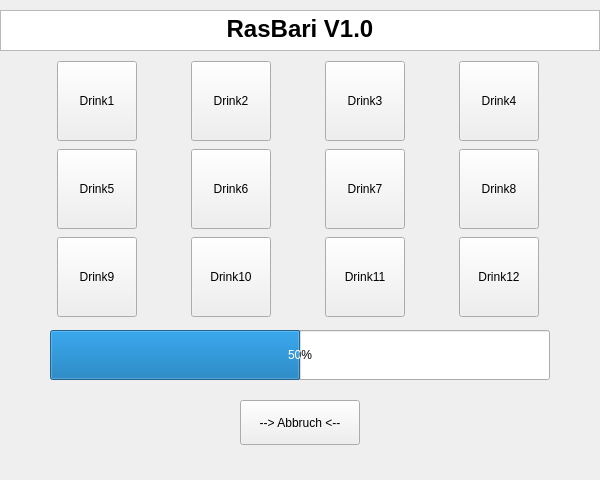
<?xml version="1.0" encoding="UTF-8"?>
<ui version="4.0">
 <class>GUI</class>
 <widget class="QMainWindow" name="GUI">
  <property name="geometry">
   <rect>
    <x>0</x>
    <y>0</y>
    <width>600</width>
    <height>480</height>
   </rect>
  </property>
  <property name="sizePolicy">
   <sizepolicy hsizetype="Preferred" vsizetype="Preferred">
    <horstretch>0</horstretch>
    <verstretch>0</verstretch>
   </sizepolicy>
  </property>
  <property name="minimumSize">
   <size>
    <width>600</width>
    <height>480</height>
   </size>
  </property>
  <property name="maximumSize">
   <size>
    <width>600</width>
    <height>480</height>
   </size>
  </property>
  <property name="windowTitle">
   <string>Rasbari</string>
  </property>
  <property name="animated">
   <bool>true</bool>
  </property>
  <widget class="QWidget" name="centralwidget">
   <widget class="QTextBrowser" name="Titel">
    <property name="geometry">
     <rect>
      <x>0</x>
      <y>10</y>
      <width>600</width>
      <height>41</height>
     </rect>
    </property>
    <property name="html">
     <string>&lt;!DOCTYPE HTML PUBLIC &quot;-//W3C//DTD HTML 4.0//EN&quot; &quot;http://www.w3.org/TR/REC-html40/strict.dtd&quot;&gt;
&lt;html&gt;&lt;head&gt;&lt;meta name=&quot;qrichtext&quot; content=&quot;1&quot; /&gt;&lt;style type=&quot;text/css&quot;&gt;
p, li { white-space: pre-wrap; }
&lt;/style&gt;&lt;/head&gt;&lt;body style=&quot; font-family:'Ubuntu'; font-size:11pt; font-weight:400; font-style:normal;&quot;&gt;
&lt;p align=&quot;center&quot; style=&quot; margin-top:0px; margin-bottom:0px; margin-left:0px; margin-right:0px; -qt-block-indent:0; text-indent:0px;&quot;&gt;&lt;span style=&quot; font-size:18pt; font-weight:600;&quot;&gt;RasBari V1.0&lt;/span&gt;&lt;/p&gt;&lt;/body&gt;&lt;/html&gt;</string>
    </property>
   </widget>
   <widget class="QWidget" name="gridLayoutWidget">
    <property name="geometry">
     <rect>
      <x>9</x>
      <y>59</y>
      <width>581</width>
      <height>261</height>
     </rect>
    </property>
    <layout class="QGridLayout" name="AuswahlGrid">
     <item row="3" column="2">
      <widget class="QPushButton" name="Drink3_2">
       <property name="minimumSize">
        <size>
         <width>80</width>
         <height>80</height>
        </size>
       </property>
       <property name="maximumSize">
        <size>
         <width>80</width>
         <height>80</height>
        </size>
       </property>
       <property name="text">
        <string>Drink11</string>
       </property>
      </widget>
     </item>
     <item row="2" column="1">
      <widget class="QPushButton" name="Drink2_1">
       <property name="minimumSize">
        <size>
         <width>80</width>
         <height>80</height>
        </size>
       </property>
       <property name="maximumSize">
        <size>
         <width>80</width>
         <height>80</height>
        </size>
       </property>
       <property name="text">
        <string>Drink6</string>
       </property>
      </widget>
     </item>
     <item row="0" column="3">
      <widget class="QPushButton" name="Drink4_0">
       <property name="minimumSize">
        <size>
         <width>80</width>
         <height>80</height>
        </size>
       </property>
       <property name="maximumSize">
        <size>
         <width>80</width>
         <height>80</height>
        </size>
       </property>
       <property name="text">
        <string>Drink4</string>
       </property>
      </widget>
     </item>
     <item row="2" column="3">
      <widget class="QPushButton" name="Drink4_1">
       <property name="minimumSize">
        <size>
         <width>80</width>
         <height>80</height>
        </size>
       </property>
       <property name="maximumSize">
        <size>
         <width>80</width>
         <height>80</height>
        </size>
       </property>
       <property name="text">
        <string>Drink8</string>
       </property>
      </widget>
     </item>
     <item row="3" column="3">
      <widget class="QPushButton" name="Drink4_2">
       <property name="minimumSize">
        <size>
         <width>80</width>
         <height>80</height>
        </size>
       </property>
       <property name="maximumSize">
        <size>
         <width>80</width>
         <height>80</height>
        </size>
       </property>
       <property name="text">
        <string>Drink12</string>
       </property>
      </widget>
     </item>
     <item row="0" column="2">
      <widget class="QPushButton" name="Drink3_0">
       <property name="minimumSize">
        <size>
         <width>80</width>
         <height>80</height>
        </size>
       </property>
       <property name="maximumSize">
        <size>
         <width>80</width>
         <height>80</height>
        </size>
       </property>
       <property name="text">
        <string>Drink3</string>
       </property>
      </widget>
     </item>
     <item row="3" column="0">
      <widget class="QPushButton" name="Drink1_3">
       <property name="minimumSize">
        <size>
         <width>80</width>
         <height>80</height>
        </size>
       </property>
       <property name="maximumSize">
        <size>
         <width>80</width>
         <height>80</height>
        </size>
       </property>
       <property name="text">
        <string>Drink9</string>
       </property>
      </widget>
     </item>
     <item row="2" column="2">
      <widget class="QPushButton" name="Drink3_1">
       <property name="minimumSize">
        <size>
         <width>80</width>
         <height>80</height>
        </size>
       </property>
       <property name="maximumSize">
        <size>
         <width>80</width>
         <height>80</height>
        </size>
       </property>
       <property name="text">
        <string>Drink7</string>
       </property>
      </widget>
     </item>
     <item row="2" column="0">
      <widget class="QPushButton" name="Drink1_2">
       <property name="minimumSize">
        <size>
         <width>80</width>
         <height>80</height>
        </size>
       </property>
       <property name="maximumSize">
        <size>
         <width>80</width>
         <height>80</height>
        </size>
       </property>
       <property name="text">
        <string>Drink5</string>
       </property>
      </widget>
     </item>
     <item row="3" column="1">
      <widget class="QPushButton" name="Drink2_2">
       <property name="minimumSize">
        <size>
         <width>80</width>
         <height>80</height>
        </size>
       </property>
       <property name="maximumSize">
        <size>
         <width>80</width>
         <height>80</height>
        </size>
       </property>
       <property name="text">
        <string>Drink10</string>
       </property>
      </widget>
     </item>
     <item row="0" column="1">
      <widget class="QPushButton" name="Drink2_0">
       <property name="minimumSize">
        <size>
         <width>80</width>
         <height>80</height>
        </size>
       </property>
       <property name="maximumSize">
        <size>
         <width>80</width>
         <height>80</height>
        </size>
       </property>
       <property name="text">
        <string>Drink2</string>
       </property>
      </widget>
     </item>
     <item row="0" column="0">
      <widget class="QPushButton" name="Drink1_0">
       <property name="sizePolicy">
        <sizepolicy hsizetype="Expanding" vsizetype="Expanding">
         <horstretch>0</horstretch>
         <verstretch>0</verstretch>
        </sizepolicy>
       </property>
       <property name="minimumSize">
        <size>
         <width>80</width>
         <height>80</height>
        </size>
       </property>
       <property name="maximumSize">
        <size>
         <width>80</width>
         <height>80</height>
        </size>
       </property>
       <property name="text">
        <string>Drink1</string>
       </property>
       <property name="autoRepeat">
        <bool>false</bool>
       </property>
      </widget>
     </item>
    </layout>
   </widget>
   <widget class="QProgressBar" name="Vortschritt">
    <property name="geometry">
     <rect>
      <x>50</x>
      <y>330</y>
      <width>500</width>
      <height>50</height>
     </rect>
    </property>
    <property name="value">
     <number>50</number>
    </property>
    <property name="textDirection">
     <enum>QProgressBar::TopToBottom</enum>
    </property>
   </widget>
   <widget class="QPushButton" name="Abbruch">
    <property name="geometry">
     <rect>
      <x>240</x>
      <y>400</y>
      <width>120</width>
      <height>45</height>
     </rect>
    </property>
    <property name="minimumSize">
     <size>
      <width>120</width>
      <height>45</height>
     </size>
    </property>
    <property name="maximumSize">
     <size>
      <width>120</width>
      <height>45</height>
     </size>
    </property>
    <property name="text">
     <string>--&gt; Abbruch &lt;--</string>
    </property>
   </widget>
  </widget>
  <widget class="QStatusBar" name="statusbar">
   <property name="enabled">
    <bool>false</bool>
   </property>
   <property name="sizeGripEnabled">
    <bool>false</bool>
   </property>
  </widget>
 </widget>
 <resources/>
 <connections/>
</ui>
